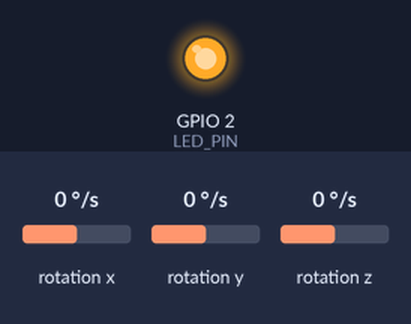
Bench run of a sketch on a simulated ESP32. Shown: output pins drawn as LEDs (lit = HIGH). Wiring (inferred from the names in the program): MPU-6050 motion sensor at I2C address 0x68. The test bench sets the inputs (shaded band); at power-on: rotation x 0 °/s, rotation y 0 °/s, rotation z 0 °/s. What the sketch prints to the serial monitor is not drawn.

Above: at 1.0 s.
At 3.1 s:
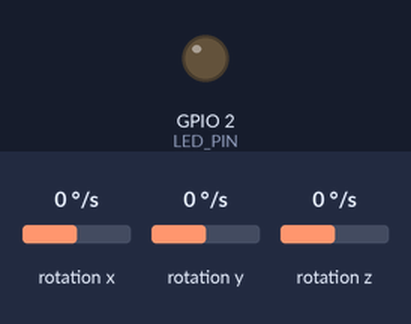
Timing chart, 0 to 4.6 s (numbered marks = the images above):
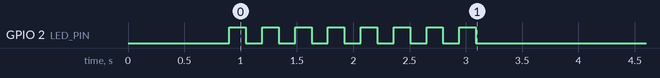

The sketch:

Mouse_Old.ino
```cpp
// =====================================================
//  MPU6050 AIR MOUSE  -  OLD VERSION (super loop)
// =====================================================
// Everything runs one after another inside loop().
// When the heavy job runs (30 ms), nothing else can run,
// so the mouse freezes and then jumps.
// Compare with Mouse_RTOS: same jobs, same settings.

#include <Wire.h>

// ---------------- SETTINGS (same in both versions) ----------------
#define SDA_PIN    21
#define SCL_PIN    22
#define BUTTON_PIN 0        // BOOT button on the ESP32 = fire
#define LED_PIN    2        // lights up while firing

const float COUNTS_PER_DEG = 25.0;  // movement units per degree turned
const float DEADZONE_DPS   = 2.0;   // ignore tiny hand shake / drift
// Speed, direction and which axis is up/down are set in the game.

const unsigned long MOUSE_PERIOD_US = 10000;  // send mouse data every 10 ms
const unsigned long HEAVY_PERIOD_MS = 100;    // heavy job every 100 ms
const unsigned long HEAVY_JOB_US    = 30000;  // heavy job takes 30 ms

// ---------------- MPU6050 ----------------
// Lessons from the workshop:
// - Do NOT reject the sensor by its WHO_AM_I id. Clone chips report other ids.
// - Just check that 0x68 (or 0x69) answers, then use it.
byte  mpuAddr = 0;
float gyroBias[3] = {0, 0, 0};
unsigned long readErrors = 0;
float acc[3] = {0, 0, 0};

void mpuWrite(byte reg, byte value) {
  Wire.beginTransmission(mpuAddr);
  Wire.write(reg);
  Wire.write(value);
  Wire.endTransmission();
}

bool mpuFind() {
  const byte addresses[] = {0x68, 0x69};
  for (byte a : addresses) {
    Wire.beginTransmission(a);
    if (Wire.endTransmission() == 0) { mpuAddr = a; return true; }
  }
  return false;
}

byte mpuWhoAmI() {                 // for information only
  Wire.beginTransmission(mpuAddr);
  Wire.write(0x75);
  if (Wire.endTransmission(false) != 0) return 0;
  if (Wire.requestFrom((int)mpuAddr, 1) != 1) return 0;
  return Wire.read();
}

bool mpuReadGyroRaw(float g[3]) {  // degrees per second, no bias removed
  Wire.beginTransmission(mpuAddr);
  Wire.write(0x43);
  if (Wire.endTransmission(false) != 0) return false;
  if (Wire.requestFrom((int)mpuAddr, 6) != 6) return false;
  for (int i = 0; i < 3; i++) {
    byte hi = Wire.read();         // read high byte first, then low byte
    byte lo = Wire.read();
    g[i] = (int16_t)((hi << 8) | lo) / 65.5;   // +/-500 deg/s range
  }
  return true;
}

bool mpuReadGyro(float g[3]) {
  if (!mpuReadGyroRaw(g)) return false;
  for (int i = 0; i < 3; i++) g[i] -= gyroBias[i];
  return true;
}

void mpuSetup() {
  Wire.begin(SDA_PIN, SCL_PIN);
  Wire.setClock(100000);           // 100 kHz is safest with jumper wires

  if (!mpuFind()) {
    Serial.println("# MPU6050 NOT FOUND. Check VCC-3V3, GND-GND, SDA-21, SCL-22.");
    while (true) { digitalWrite(LED_PIN, !digitalRead(LED_PIN)); delay(150); }
  }
  Serial.printf("# MPU found at 0x%02X, WHO_AM_I=0x%02X (any value is OK)\n", mpuAddr, mpuWhoAmI());

  mpuWrite(0x6B, 0x80); delay(100); // reset
  mpuWrite(0x6B, 0x01); delay(50);  // wake up, use gyro clock
  mpuWrite(0x1A, 0x03);             // low pass filter ~44 Hz (smooth)
  mpuWrite(0x1B, 0x08);             // gyro +/-500 deg/s (fast flicks)
  mpuWrite(0x1C, 0x00);             // accel +/-2 g
  delay(100);

  Serial.println("# Calibrating, keep the sensor still...");
  const int samples = 400;
  int good = 0;
  float sum[3] = {0, 0, 0}, g[3];
  for (int i = 0; i < samples; i++) {
    if (mpuReadGyroRaw(g)) { for (int k = 0; k < 3; k++) sum[k] += g[k]; good++; }
    digitalWrite(LED_PIN, (i / 25) % 2);
    delay(5);
  }
  if (good > 0) for (int k = 0; k < 3; k++) gyroBias[k] = sum[k] / good;
  digitalWrite(LED_PIN, LOW);
  Serial.println("# Calibration done.");
}

// ---------------- MOUSE ----------------
// Sends one line per update:  M,x,y,z,fire,gap_us
// x,y,z = how much the board turned around each axis since the last line.
// gap_us = time since the previous update. Steady 10000 = smooth.
void mouseStep(float dt, unsigned long gapUs) {
  float g[3];
  if (!mpuReadGyro(g)) { readErrors++; return; }

  int turn[3];
  for (int i = 0; i < 3; i++) {
    float rate = g[i];
    if (fabs(rate) < DEADZONE_DPS) rate = 0;
    acc[i] += rate * dt * COUNTS_PER_DEG;
    turn[i] = (int)acc[i];
    acc[i] -= turn[i];
  }

  bool fire = digitalRead(BUTTON_PIN) == LOW;
  digitalWrite(LED_PIN, fire);
  Serial.printf("M,%d,%d,%d,%d,%lu\n", turn[0], turn[1], turn[2], fire ? 1 : 0, gapUs);
}

void statusLine(const char* version) {   // once per second
  static unsigned long last = 0;
  if (millis() - last < 1000) return;
  last = millis();
  Serial.printf("#V,%s,errors=%lu\n", version, readErrors);
}

// The "heavy job" stands for real work: Wi-Fi, a display, logging, etc.
void heavyJob() {
  unsigned long start = micros();
  volatile float x = 0;
  while (micros() - start < HEAVY_JOB_US) x = x + sqrtf(x + 1.0f);
}

// ---------------- MAIN ----------------
unsigned long lastMouseUs = 0;
unsigned long lastHeavyMs = 0;

void setup() {
  Serial.begin(115200);
  pinMode(LED_PIN, OUTPUT);
  pinMode(BUTTON_PIN, INPUT_PULLUP);
  delay(500);
  Serial.println("# Air mouse - OLD version (super loop)");
  mpuSetup();
  lastMouseUs = micros();
  lastHeavyMs = millis();
}

void loop() {
  unsigned long now = micros();
  if (now - lastMouseUs >= MOUSE_PERIOD_US) {
    unsigned long gap = now - lastMouseUs;
    lastMouseUs = now;
    mouseStep(gap / 1000000.0, gap);
  }

  if (millis() - lastHeavyMs >= HEAVY_PERIOD_MS) {
    lastHeavyMs = millis();
    heavyJob();                    // blocks everything for 30 ms
  }

  statusLine("OLD");
}
```
